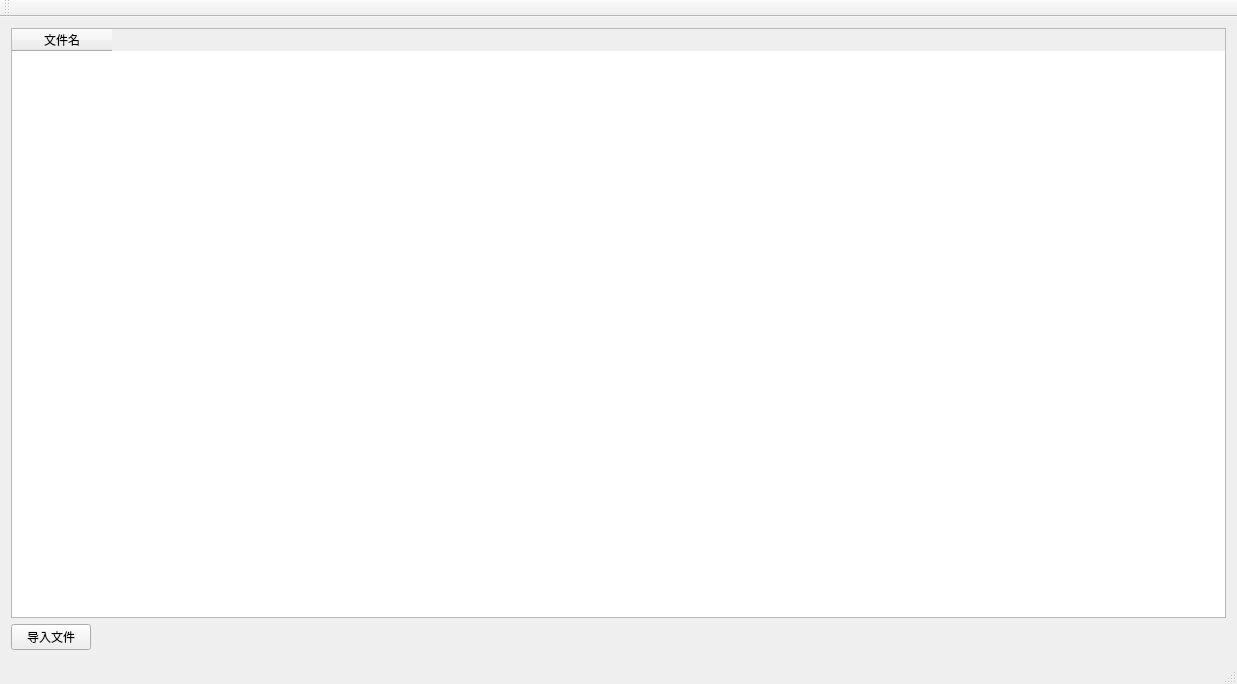
<?xml version="1.0" encoding="UTF-8"?>
<ui version="4.0">
 <class>MainWindow</class>
 <widget class="QMainWindow" name="MainWindow">
  <property name="geometry">
   <rect>
    <x>0</x>
    <y>0</y>
    <width>1237</width>
    <height>684</height>
   </rect>
  </property>
  <property name="windowTitle">
   <string>文件double数据查看器</string>
  </property>
  <widget class="QWidget" name="centralWidget">
   <layout class="QHBoxLayout" name="horizontalLayout_2">
    <item>
     <layout class="QVBoxLayout" name="verticalLayout">
      <item>
       <widget class="QTableWidget" name="tableWidget">
        <column>
         <property name="text">
          <string>文件名</string>
         </property>
        </column>
       </widget>
      </item>
      <item>
       <layout class="QHBoxLayout" name="horizontalLayout">
        <item>
         <widget class="QPushButton" name="pushButton">
          <property name="text">
           <string>导入文件</string>
          </property>
         </widget>
        </item>
        <item>
         <spacer name="horizontalSpacer">
          <property name="orientation">
           <enum>Qt::Horizontal</enum>
          </property>
          <property name="sizeHint" stdset="0">
           <size>
            <width>57</width>
            <height>27</height>
           </size>
          </property>
         </spacer>
        </item>
       </layout>
      </item>
     </layout>
    </item>
   </layout>
  </widget>
  <widget class="QMenuBar" name="menuBar">
   <property name="geometry">
    <rect>
     <x>0</x>
     <y>0</y>
     <width>1237</width>
     <height>23</height>
    </rect>
   </property>
  </widget>
  <widget class="QToolBar" name="mainToolBar">
   <attribute name="toolBarArea">
    <enum>TopToolBarArea</enum>
   </attribute>
   <attribute name="toolBarBreak">
    <bool>false</bool>
   </attribute>
  </widget>
  <widget class="QStatusBar" name="statusBar"/>
 </widget>
 <layoutdefault spacing="6" margin="11"/>
 <resources/>
 <connections/>
</ui>
